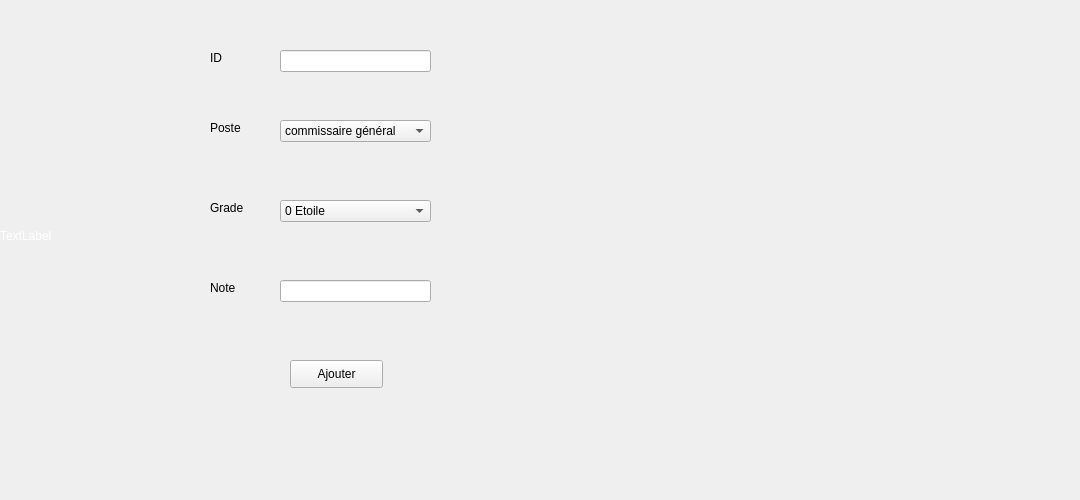
        <widget class="QWidget" name="tab_27">
         <attribute name="title">
          <string> Ajouter</string>
         </attribute>
         <widget class="QLineEdit" name="lineEdit_39">
          <property name="geometry">
           <rect>
            <x>280</x>
            <y>50</y>
            <width>151</width>
            <height>22</height>
           </rect>
          </property>
         </widget>
         <widget class="QLineEdit" name="lineEdit_42">
          <property name="geometry">
           <rect>
            <x>280</x>
            <y>280</y>
            <width>151</width>
            <height>22</height>
           </rect>
          </property>
         </widget>
         <widget class="QLabel" name="label_169">
          <property name="geometry">
           <rect>
            <x>210</x>
            <y>50</y>
            <width>21</width>
            <height>16</height>
           </rect>
          </property>
          <property name="text">
           <string>ID</string>
          </property>
         </widget>
         <widget class="QLabel" name="label_170">
          <property name="geometry">
           <rect>
            <x>210</x>
            <y>120</y>
            <width>31</width>
            <height>16</height>
           </rect>
          </property>
          <property name="text">
           <string>Poste</string>
          </property>
         </widget>
         <widget class="QLabel" name="label_171">
          <property name="geometry">
           <rect>
            <x>210</x>
            <y>200</y>
            <width>55</width>
            <height>16</height>
           </rect>
          </property>
          <property name="text">
           <string>Grade</string>
          </property>
         </widget>
         <widget class="QLabel" name="label_172">
          <property name="geometry">
           <rect>
            <x>210</x>
            <y>280</y>
            <width>55</width>
            <height>16</height>
           </rect>
          </property>
          <property name="text">
           <string>Note</string>
          </property>
         </widget>
         <widget class="QPushButton" name="pushButton_133">
          <property name="geometry">
           <rect>
            <x>290</x>
            <y>360</y>
            <width>93</width>
            <height>28</height>
           </rect>
          </property>
          <property name="text">
           <string>Ajouter</string>
          </property>
         </widget>
         <widget class="QComboBox" name="comboBox_3">
          <property name="geometry">
           <rect>
            <x>280</x>
            <y>200</y>
            <width>151</width>
            <height>22</height>
           </rect>
          </property>
          <item>
           <property name="text">
            <string>0 Etoile</string>
           </property>
          </item>
          <item>
           <property name="text">
            <string>1 Etoile</string>
           </property>
          </item>
          <item>
           <property name="text">
            <string>2 Etoile</string>
           </property>
          </item>
          <item>
           <property name="text">
            <string>3 Etoile</string>
           </property>
          </item>
          <item>
           <property name="text">
            <string>4 Etoile</string>
           </property>
          </item>
          <item>
           <property name="text">
            <string>5 Etoile</string>
           </property>
          </item>
         </widget>
         <widget class="QComboBox" name="comboBox_4">
          <property name="geometry">
           <rect>
            <x>280</x>
            <y>120</y>
            <width>151</width>
            <height>22</height>
           </rect>
          </property>
          <item>
           <property name="text">
            <string>commissaire général </string>
           </property>
          </item>
          <item>
           <property name="text">
            <string>officier de police</string>
           </property>
          </item>
          <item>
           <property name="text">
            <string>inspecteur de police </string>
           </property>
          </item>
          <item>
           <property name="text">
            <string>Brigadier</string>
           </property>
          </item>
          <item>
           <property name="text">
            <string>Gardien</string>
           </property>
          </item>
         </widget>
         <widget class="QLabel" name="label_189">
          <property name="geometry">
           <rect>
            <x>0</x>
            <y>-10</y>
            <width>1071</width>
            <height>491</height>
           </rect>
          </property>
          <property name="styleSheet">
           <string notr="true">QLabel{
 color: white;
  background: transparent;
}</string>
          </property>
          <property name="text">
           <string>TextLabel</string>
          </property>
         </widget>
         <zorder>label_189</zorder>
         <zorder>lineEdit_39</zorder>
         <zorder>lineEdit_42</zorder>
         <zorder>label_169</zorder>
         <zorder>label_170</zorder>
         <zorder>label_171</zorder>
         <zorder>label_172</zorder>
         <zorder>pushButton_133</zorder>
         <zorder>comboBox_3</zorder>
         <zorder>comboBox_4</zorder>
        </widget>
